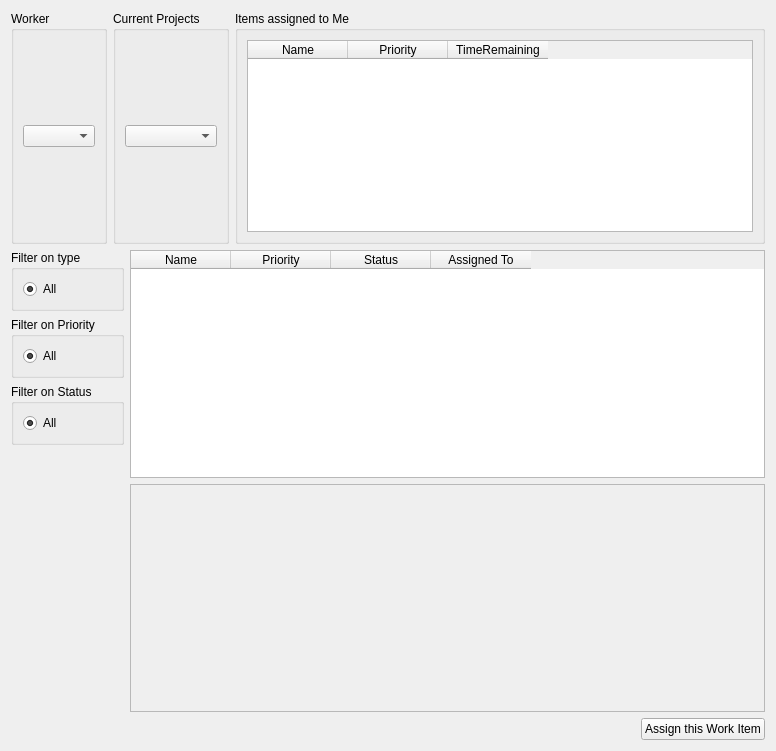
<?xml version="1.0" encoding="UTF-8"?>
<ui version="4.0">
 <class>Form</class>
 <widget class="QWidget" name="Form">
  <property name="geometry">
   <rect>
    <x>0</x>
    <y>0</y>
    <width>776</width>
    <height>751</height>
   </rect>
  </property>
  <property name="windowTitle">
   <string>Form</string>
  </property>
  <layout class="QVBoxLayout" name="verticalLayout_9">
   <item>
    <layout class="QHBoxLayout" name="horizontalLayout">
     <item>
      <widget class="QGroupBox" name="groupBox_2">
       <property name="title">
        <string>Worker</string>
       </property>
       <layout class="QVBoxLayout" name="verticalLayout_3">
        <item>
         <widget class="QComboBox" name="cmbWorker"/>
        </item>
       </layout>
      </widget>
     </item>
     <item>
      <widget class="QGroupBox" name="groupBox_3">
       <property name="title">
        <string>Current Projects</string>
       </property>
       <layout class="QVBoxLayout" name="verticalLayout_4">
        <item>
         <widget class="QComboBox" name="cmbProject"/>
        </item>
       </layout>
      </widget>
     </item>
     <item>
      <widget class="QGroupBox" name="groupBox_4">
       <property name="sizePolicy">
        <sizepolicy hsizetype="Preferred" vsizetype="Minimum">
         <horstretch>0</horstretch>
         <verstretch>0</verstretch>
        </sizepolicy>
       </property>
       <property name="title">
        <string>Items assigned to Me</string>
       </property>
       <layout class="QVBoxLayout" name="verticalLayout_5">
        <item>
         <widget class="QTableWidget" name="tblCurrent">
          <property name="sizePolicy">
           <sizepolicy hsizetype="Expanding" vsizetype="Minimum">
            <horstretch>0</horstretch>
            <verstretch>0</verstretch>
           </sizepolicy>
          </property>
          <property name="editTriggers">
           <set>QAbstractItemView::NoEditTriggers</set>
          </property>
          <property name="selectionMode">
           <enum>QAbstractItemView::SingleSelection</enum>
          </property>
          <property name="selectionBehavior">
           <enum>QAbstractItemView::SelectRows</enum>
          </property>
          <attribute name="verticalHeaderVisible">
           <bool>false</bool>
          </attribute>
          <column>
           <property name="text">
            <string>Name</string>
           </property>
          </column>
          <column>
           <property name="text">
            <string>Priority</string>
           </property>
          </column>
          <column>
           <property name="text">
            <string>TimeRemaining</string>
           </property>
          </column>
         </widget>
        </item>
       </layout>
      </widget>
     </item>
    </layout>
   </item>
   <item>
    <layout class="QHBoxLayout" name="horizontalLayout_2">
     <item>
      <layout class="QVBoxLayout" name="verticalLayout_6" stretch="0,0,0,1">
       <item>
        <widget class="QGroupBox" name="grpType">
         <property name="title">
          <string>Filter on type</string>
         </property>
         <layout class="QVBoxLayout" name="verticalLayout">
          <item>
           <widget class="QRadioButton" name="btnAllTypes">
            <property name="text">
             <string>All</string>
            </property>
            <property name="checked">
             <bool>true</bool>
            </property>
           </widget>
          </item>
         </layout>
        </widget>
       </item>
       <item>
        <widget class="QGroupBox" name="grpPrio">
         <property name="title">
          <string>Filter on Priority</string>
         </property>
         <layout class="QVBoxLayout" name="verticalLayout_2">
          <item>
           <widget class="QRadioButton" name="btnAllPrios">
            <property name="text">
             <string>All</string>
            </property>
            <property name="checked">
             <bool>true</bool>
            </property>
           </widget>
          </item>
         </layout>
        </widget>
       </item>
       <item>
        <widget class="QGroupBox" name="grpStatus">
         <property name="sizePolicy">
          <sizepolicy hsizetype="Preferred" vsizetype="Minimum">
           <horstretch>0</horstretch>
           <verstretch>0</verstretch>
          </sizepolicy>
         </property>
         <property name="title">
          <string>Filter on Status</string>
         </property>
         <layout class="QVBoxLayout" name="verticalLayout_8">
          <item>
           <widget class="QRadioButton" name="btnAllStates">
            <property name="text">
             <string>All</string>
            </property>
            <property name="checked">
             <bool>true</bool>
            </property>
           </widget>
          </item>
         </layout>
        </widget>
       </item>
       <item>
        <spacer name="verticalSpacer">
         <property name="orientation">
          <enum>Qt::Vertical</enum>
         </property>
         <property name="sizeHint" stdset="0">
          <size>
           <width>20</width>
           <height>40</height>
          </size>
         </property>
        </spacer>
       </item>
      </layout>
     </item>
     <item>
      <layout class="QVBoxLayout" name="verticalLayout_7">
       <item>
        <widget class="QTableWidget" name="tblItems">
         <property name="editTriggers">
          <set>QAbstractItemView::NoEditTriggers</set>
         </property>
         <property name="showDropIndicator" stdset="0">
          <bool>false</bool>
         </property>
         <property name="dragDropOverwriteMode">
          <bool>false</bool>
         </property>
         <property name="selectionBehavior">
          <enum>QAbstractItemView::SelectRows</enum>
         </property>
         <property name="columnCount">
          <number>4</number>
         </property>
         <attribute name="verticalHeaderVisible">
          <bool>false</bool>
         </attribute>
         <column>
          <property name="text">
           <string>Name</string>
          </property>
         </column>
         <column>
          <property name="text">
           <string>Priority</string>
          </property>
         </column>
         <column>
          <property name="text">
           <string>Status</string>
          </property>
         </column>
         <column>
          <property name="text">
           <string>Assigned To</string>
          </property>
         </column>
        </widget>
       </item>
       <item>
        <widget class="QScrollArea" name="areaDetails">
         <property name="widgetResizable">
          <bool>true</bool>
         </property>
         <widget class="QWidget" name="scrlDetails">
          <property name="geometry">
           <rect>
            <x>0</x>
            <y>0</y>
            <width>649</width>
            <height>227</height>
           </rect>
          </property>
         </widget>
        </widget>
       </item>
       <item>
        <layout class="QHBoxLayout" name="horizontalLayout_3">
         <item>
          <spacer name="horizontalSpacer">
           <property name="orientation">
            <enum>Qt::Horizontal</enum>
           </property>
           <property name="sizeHint" stdset="0">
            <size>
             <width>40</width>
             <height>20</height>
            </size>
           </property>
          </spacer>
         </item>
         <item>
          <widget class="QPushButton" name="btnAssign">
           <property name="text">
            <string>Assign this Work Item</string>
           </property>
          </widget>
         </item>
        </layout>
       </item>
      </layout>
     </item>
    </layout>
   </item>
  </layout>
 </widget>
 <resources/>
 <connections/>
</ui>
